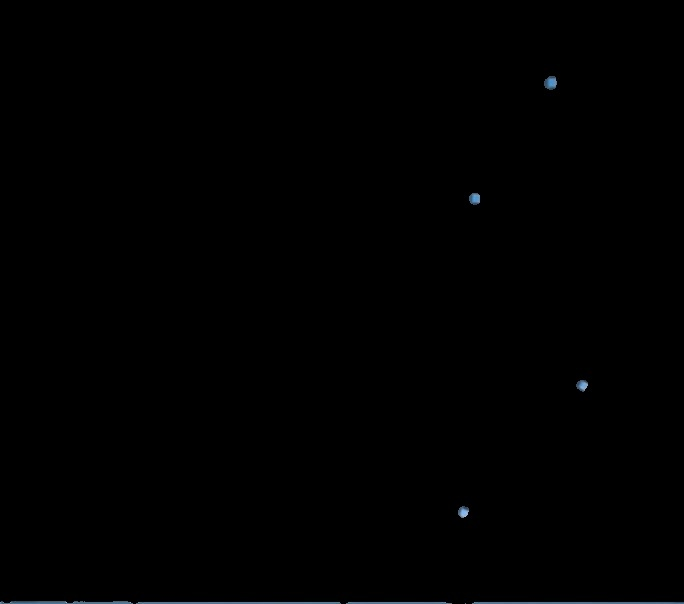
#> input picture ComputerVision/c.jpg, 684 x 604 px
$ python test.py   (older library calls are emulated)
#> lines starting #> are read from the running program, lines starting #| are printed output that depends on the picture; after the words box and inside, x2 and y2 are one past the last pixel; in counts of white or black regions, pixels touching at a corner belong together
# import the necessary packages
from scipy.spatial import distance as dist
from imutils import perspective
from imutils import contours
import numpy as np
import imutils
import cv2

def midpoint(ptA, ptB):
	return ((ptA[0] + ptB[0]) * 0.5, (ptA[1] + ptB[1]) * 0.5)

image = cv2.imread('c.jpg')
#> image is the input picture: shape (604, 684, 3); mean B, G, R 0.7, 0.5, 0.4
gray = cv2.cvtColor(image, cv2.COLOR_BGR2GRAY)
gray = cv2.GaussianBlur(gray, (7, 7), 0)

edged = cv2.Canny(gray, 50, 100)
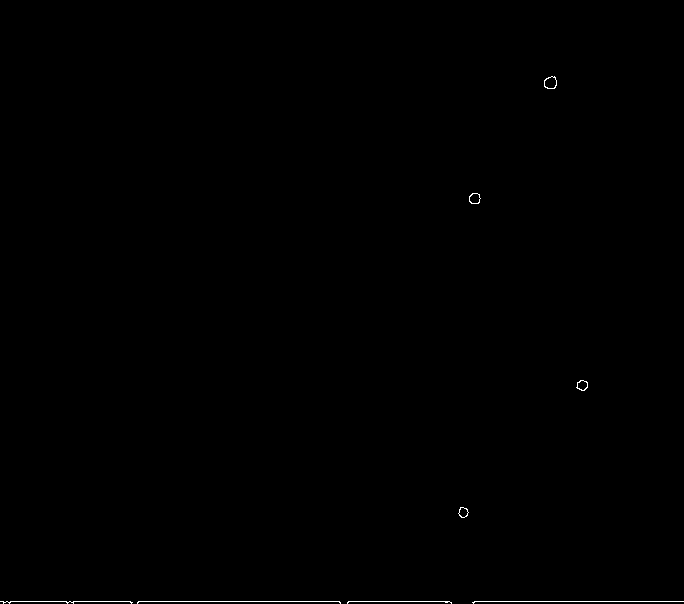
#> edged: shape (604, 684); 0.2% white in thin lines or dots, all inside (x1, y1, x2, y2) = (0, 76, 684, 604)
edged = cv2.dilate(edged, None, iterations=1)
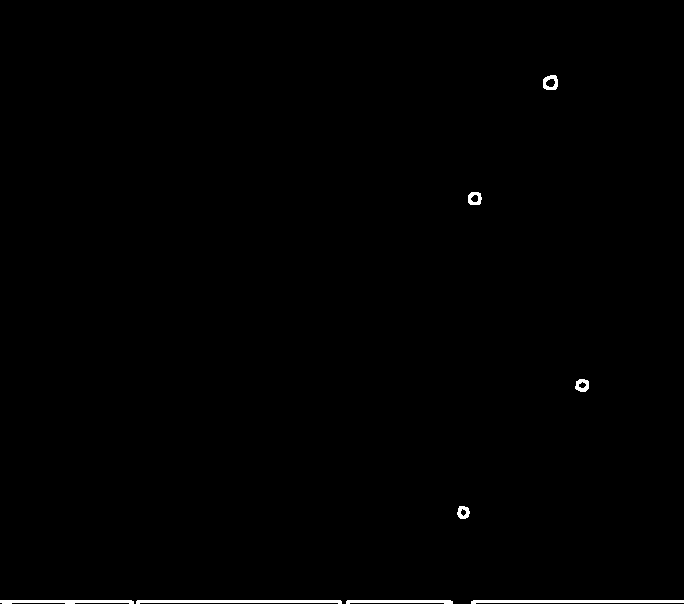
#> edged: shape (604, 684); 0.61% white; 8 white regions, largest, box (x1, y1, x2, y2) and area: (471, 600, 684, 604) 642, (136, 600, 342, 604) 624, (0, 600, 134, 604) 425
edged = cv2.erode(edged, None, iterations=1)

cnts = cv2.findContours(edged.copy(), cv2.RETR_EXTERNAL,
	cv2.CHAIN_APPROX_SIMPLE)
#> cnts = 8 contours, 3 with area under 20; largest, box (x1, y1, x2, y2) and area: (544, 76, 557, 89) 122, (469, 193, 481, 204) 92, (576, 380, 588, 391) 84, (458, 507, 469, 518) 72, (0, 601, 133, 604) 33
cnts = imutils.grab_contours(cnts)

# sort the contours from left-to-right and, then initialize the
# distance colors and reference object
(cnts, _) = contours.sort_contours(cnts)
colors = ((0, 0, 255), (240, 0, 159), (0, 165, 255), (255, 255, 0),
	(255, 0, 255))
refObj = None

# loop over the contours individually
for c in cnts:
	# if the contour is not sufficiently large, ignore it
	if cv2.contourArea(c) < 100:
		continue

	# compute the rotated bounding box of the contour
	box = cv2.minAreaRect(c)
	box = cv2.cv.BoxPoints(box) if imutils.is_cv2() else cv2.boxPoints(box)
	box = np.array(box, dtype="int")

	# order the points in the contour such that they appear
	# in top-left, top-right, bottom-right, and bottom-left
	# order, then draw the outline of the rotated bounding
	# box
	box = perspective.order_points(box)

	# compute the center of the bounding box
	cX = np.average(box[:, 0])
	cY = np.average(box[:, 1])

	# if this is the first contour we are examining (i.e.,
	# the left-most contour), we presume this is the
	# reference object
	if refObj is None:
		# unpack the ordered bounding box, then compute the
		# midpoint between the top-left and top-right points,
		# followed by the midpoint between the top-right and
		# bottom-right
		(tl, tr, br, bl) = box
		(tlblX, tlblY) = midpoint(tl, bl)
		(trbrX, trbrY) = midpoint(tr, br)

		# compute the Euclidean distance between the midpoints,
		# then construct the reference object
		D = dist.euclidean((tlblX, tlblY), (trbrX, trbrY))
		refObj = (box, (0, 0), D / 2.4)
		continue

	# draw the contours on the image
	orig = image.copy()
	cv2.drawContours(orig, [box.astype("int")], -1, (0, 255, 0), 2)
	#cv2.drawContours(orig, [refObj[0].astype("int")], -1, (0, 255, 0), 2)

	# stack the reference coordinates and the object coordinates
	# to include the object center
	refCoords = np.vstack([refObj[0], refObj[1]])
	objCoords = np.vstack([box, (cX, cY)])

    	# loop over the original points
	for ((xA, yA), (xB, yB)) in zip(refCoords, objCoords):
		yB = objCoords[4][1]
		xB = objCoords[4][0]
		cv2.circle(orig, (0, 0), 3, (255, 255, 0), -1)
		cv2.circle(orig, (int(xB), int(yB)), 3, (255, 255, 0), -1)
		cv2.line(orig, (0, 0), (int(xB), int(yB)), (255, 255, 0), 2)

		# compute the Euclidean distance between the coordinates,
		# and then convert the distance in pixels to distance in
		# units
		D = dist.euclidean((0, 0), (xB, yB)) / refObj[2]
		(mX, mY) = midpoint((0,0), (xB, yB)) #where to place the text
		cv2.putText(orig, "{:.1f}mm".format(D), (int(mX), int(mY - 10)),
			cv2.FONT_HERSHEY_SIMPLEX, 0.55, (255, 255, 0), 2)

		# show the output image
		cv2.imshow("Image", orig)
		cv2.waitKey(0)
#> this loop made 8 passes
#> (cX, cY, tlblX, tlblY, trbrX, trbrY, refObj) on pass 7: (550, 82, 544, 82, 556, 82, ([[544, 76], [556, 76], [556, 88], [544, 88]], (0, 0), 5))
#> after the loop, tlblX = 544; tlblY = 82; trbrX = 556; trbrY = 82
